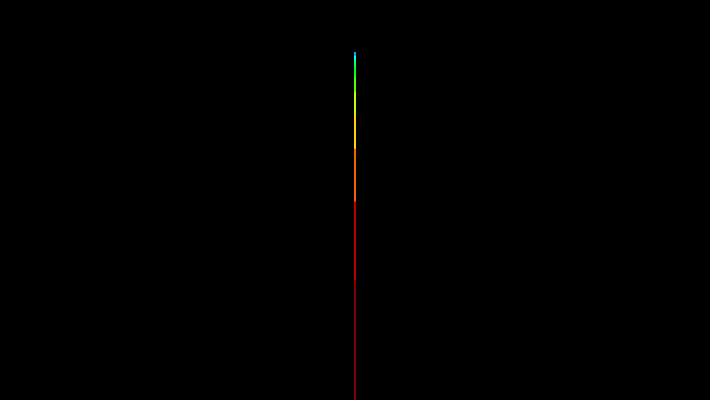
Frame 1 (no input)
Frame 60 (no input): identical to frame 1, image omitted
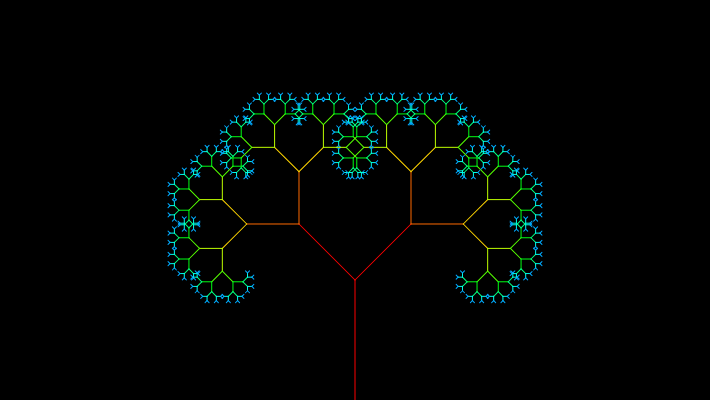
Frame 120 (the mouse pressed at the canvas centre since frame 60)

The p5.js sketch that drew these frames (run headless with seeded random() and noise() and a simulated clock; from frame 60 on, the mouse is pressed at the canvas centre):

// p5.js sketch
// ── sketch.js
let angle;

function setup() {
  createCanvas(710, 400);
  colorMode(HSB);
  angleMode(DEGREES);
}

function draw() {
  background(0);

  // Calculate the angle based on the mouse position, maximum 90 degrees
  angle = (mouseX / width) * 90;
  angle = min(angle, 90);

  // Start the tree from the bottom of the screen
  translate(width / 2, height);

  // Draw a line 120 pixels
  stroke(0, 255, 255);
  line(0, 0, 0, -120);

  // Move to the end of that line
  translate(0, -120);

  // Start the recursive branching
  branch(120, 0);

  describe(
    "A tree drawn by recursively drawing branches, with angle determined by the user mouse position."
  );
}

function branch(h, level) {
  // Set the hue based on the recursion level
  stroke(level * 25, 255, 255);

  // Each branch will be 2/3 the size of the previous one
  h *= 0.66;

  // Draw if our branch length > 2, otherwise stop the recursion
  if (h > 2) {
    // Draw the right branch
    // Save the current coordinate system
    push();

    // Rotate by angle
    rotate(angle);

    // Draw the branch
    line(0, 0, 0, -h);

    // Move to the end of the branch
    translate(0, -h);

    // Call branch() recursively
    branch(h, level + 1);

    // Restore the saved coordinate system
    pop();

    // Draw the left branch
    push();
    rotate(-angle);
    line(0, 0, 0, -h);
    translate(0, -h);
    branch(h, level + 1);
    pop();
  }
}

// ── survey.js
// add a javascript function that prevents the form from submitting without the necessary information

function validateForm() {
  var name = document.forms["surveyForm"]["name"].value;
  var email = document.forms["surveyForm"]["email"].value;
  var feedback = document.forms["surveyForm"]["feedback"].value;

  if (name == "" || email == "" || feedback == "") {
    alert("All fields must be filled out.");
    return false;
  }
  return true;
}

//Add a JavaScript function that will reset the progress of the form

function resetForm() {
  document.forms["surveyForm"].reset();
}

// Add a JavaScript function that will add new course text boxes

function addCourse() {
  var courseContainer = document.getElementById("courseContainer");
  var newCourse = document.createElement("input");
  newCourse.setAttribute("type", "text");
  newCourse.setAttribute("name", "course[]");
  newCourse.setAttribute("placeholder", "Enter course name");
  courseContainer.appendChild(newCourse);
}

//Add a JavaScript function that will add a delete button beside each new course text box

function addCourseWithDelete() {
  var courseContainer = document.getElementById("courseContainer");
  var newCourseDiv = document.createElement("div");
  var newCourse = document.createElement("input");
  newCourse.setAttribute("type", "text");
  newCourse.setAttribute("name", "course[]");
  newCourse.setAttribute("placeholder", "Enter course name");

  var deleteButton = document.createElement("button");
  deleteButton.innerHTML = "Delete";
  deleteButton.type = "button";
  deleteButton.onclick = function () {
    courseContainer.removeChild(newCourseDiv);
  };

  newCourseDiv.appendChild(newCourse);
  newCourseDiv.appendChild(deleteButton);
  courseContainer.appendChild(newCourseDiv);
}

//When the user clicks 'Submit', use JavaScript to gather the data from the form and add content in place of the form.

function submitForm() {
  if (validateForm()) {
    var surveyContainer = document.getElementById("surveyContainer");
    surveyContainer.innerHTML = "";

    var name = document.forms["surveyForm"]["name"].value;
    var email = document.forms["surveyForm"]["email"].value;
    var feedback = document.forms["surveyForm"]["feedback"].value;

    var thankYouMessage = document.createElement("h2");
    thankYouMessage.innerHTML = "Thank You for Your Feedback!";
    surveyContainer.appendChild(thankYouMessage);

    var nameDisplay = document.createElement("p");
    nameDisplay.innerHTML = "Name: " + name;
    surveyContainer.appendChild(nameDisplay);

    var emailDisplay = document.createElement("p");
    emailDisplay.innerHTML = "Email: " + email;
    surveyContainer.appendChild(emailDisplay);

    var feedbackDisplay = document.createElement("p");
    feedbackDisplay.innerHTML = "Feedback: " + feedback;
    surveyContainer.appendChild(feedbackDisplay);

    var courses = document.forms["surveyForm"]["course[]"];
    if (courses.length > 0) {
      var coursesHeader = document.createElement("h3");
      coursesHeader.innerHTML = "Courses:";
      surveyContainer.appendChild(coursesHeader);
      var courseList = document.createElement("ul");
      for (var i = 0; i < courses.length; i++) {
        if (courses[i].value.trim() !== "") {
          var courseItem = document.createElement("li");
          courseItem.innerHTML = courses[i].value;
          courseList.appendChild(courseItem);
        }
      }
      surveyContainer.appendChild(courseList);
    }
  }
}

//There should still be a reset link at the bottom of the screen to reset the progress so that your website visitor can do it again.

function resetSurvey() {
  var surveyContainer = document.getElementById("surveyContainer");
  surveyContainer.innerHTML = `
    <form name="surveyForm" onsubmit="return submitForm()">
      <label for="name">Name:</label><br>
      <input type="text" name="name"><br>
      <label for="email">Email:</label><br>
      <input type="text" name="email"><br>
      <label for="feedback">Feedback:</label><br>
      <textarea name="feedback"></textarea><br>
      <div id="courseContainer"></div>
      <button type="button" onclick="addCourseWithDelete()">Add Course</button><br>
      <input type="submit" value="Submit">
      <button type="button" onclick="resetForm()">Reset</button>
    </form>
  `;
}
